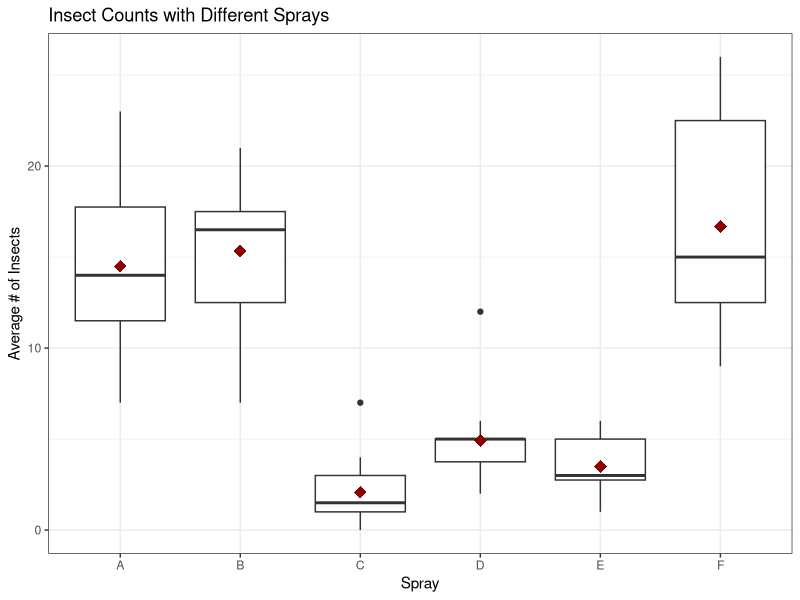
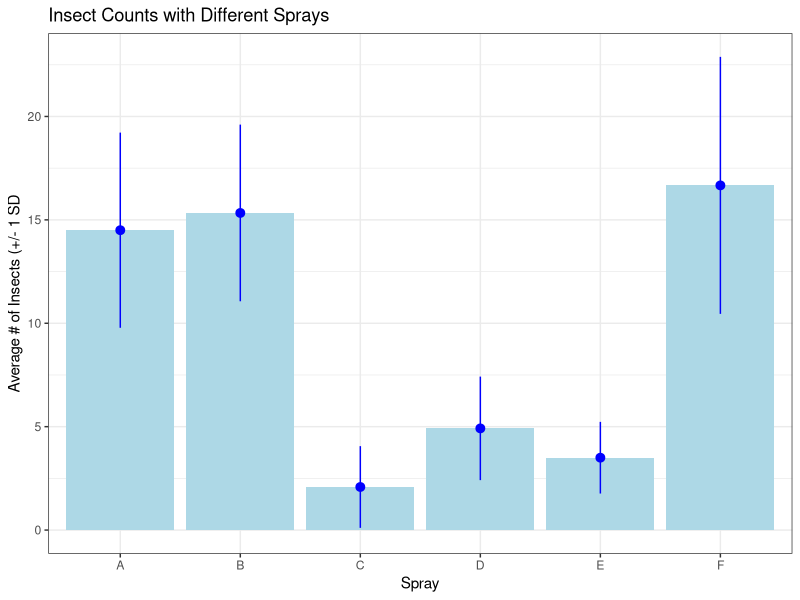

Write the R code that produced these figures, in order.
############  R set-up
options (digits = 2)
library (ggplot2)


############  get the data
data (InsectSprays)  # R has built in datasets that are good for examples
? InsectSprays
# RQ: Does the type of insect spray used affect the count of insects?


############  descriptive statistics
summary(InsectSprays)
tapply (InsectSprays$count, InsectSprays$spray, mean)
tapply (InsectSprays$count, InsectSprays$spray, sd)
tapply (InsectSprays$count, InsectSprays$spray, length)



############  graphs
# boxplot (showing variation in values) and mean
# categorical IV with quantitative DV
ggplot (InsectSprays[!is.na(InsectSprays$spray) & !is.na(InsectSprays$count),], 
        aes(x = spray, y = count)) + 
  geom_boxplot() +
  stat_summary(fun.y=mean, colour="darkred", geom="point", 
               shape=18, size=4) + 
  labs(x = "Spray", y = "Average # of Insects") +
  ggtitle ("Insect Counts with Different Sprays") + 
  theme_bw()



# bargraph of means  NEW: ADDED +/- 1 standard deviation ERROR BARS
# categorical IV with quantitative DV
ggplot (InsectSprays[!is.na(InsectSprays$spray) & !is.na(InsectSprays$count),]
        , aes(x = spray, y = count)) + 
  stat_summary(fun.y="mean", geom="bar", fill = "lightblue") +
  stat_summary(fun.y = mean,
               fun.ymin = function(x) mean(x) - sd(x), 
               fun.ymax = function(x) mean(x) + sd(x), 
               geom = "pointrange",
               color = "blue") +
  labs(x = "Spray", y = "Average # of Insects (+/- 1 SD") +
  ggtitle ("Insect Counts with Different Sprays") + 
  theme_bw()





############ one-way ANOVA
# unless you have sample sizes that are very small and have other violations, 
#  fairly robust against violations of normality

# first, check homogeneity of variance assumption
   # null hypothesis here is variances are all equal
   # WANT TO RETAIN THE NULL HYPOTHESIS!!! ... good to go if NOT SIGNIFICANT

bartlett.test(count ~ spray, data=InsectSprays)  
        # OUTPUT:
        # Bartlett test of homogeneity of variances
        # 
        # data:  count by spray
        # Bartlett's K-squared = 26, df = 5, p-value = 9.085e-05

  # Interpretation: VIOLATED homogeneity of variance assumption.
  # aov function may not be the best option for an ANOVA (other functions exist)
# HERE THOUGH, I've chosen to proceed DESPITE having violated the assumption!
#   ... that is NOT how you should proceed with your analyses




aov.out <- aov(count ~ spray, data=InsectSprays)
summary(aov.out)

        # OUTPUT:
        #               Df Sum Sq Mean Sq F value Pr(>F)    
        #   spray        5   2669     534    34.7 <2e-16 ***
        #   Residuals   66   1015      15                   
        # ---
        #   Signif. codes:  0 '***' 0.001 '**' 0.01 '*' 0.05 '.' 0.1 ' ' 1
  # Interpretation: There are significant differences among the different samples,
  #                 field units, F(5,66) = 34.7, p < .001.




TukeyHSD (aov.out)  # find out which groups are different from each other
        # OUTPUT:        
        # Tukey multiple comparisons of means
        # 95% family-wise confidence level
        # 
        # Fit: aov(formula = count ~ spray, data = InsectSprays)
        # 
        # $spray
        #       diff   lwr  upr p adj
        # B-A   0.83  -3.9  5.5  1.00
        # C-A -12.42 -17.1 -7.7  0.00
        # D-A  -9.58 -14.3 -4.9  0.00
        # E-A -11.00 -15.7 -6.3  0.00
        # F-A   2.17  -2.5  6.9  0.75
        # C-B -13.25 -17.9 -8.6  0.00
        # D-B -10.42 -15.1 -5.7  0.00
        # E-B -11.83 -16.5 -7.1  0.00
        # F-B   1.33  -3.4  6.0  0.96
        # D-C   2.83  -1.9  7.5  0.49
        # E-C   1.42  -3.3  6.1  0.95
        # F-C  14.58   9.9 19.3  0.00
        # E-D  -1.42  -6.1  3.3  0.95
        # F-D  11.75   7.1 16.4  0.00
        # F-E  13.17   8.5 17.9  0.00
    # Interpretation: The count of insects in Groups A, B, and F were each significantly different 
    #                 from that of Groups C, D, and E (Tukey's HSD, p < .001), but Groups A, B, and 
    #                 F did not differ from one another (p > .05).  {This would be accompanied by 
    #                 a graph or table showing means and SD. With only a few groups, those numbers
    #                 could be reported in the text.}
    # the reported p values are already adjusted to control for multiple comparisons




###### Interactions and Moderation
# first, add a third variable

InsectSprays$thirdVar <- sample(1:2,72, replace = TRUE)
     # puts in a randomly selected whole number in range 1-2, 72 times
InsectSprays$thirdVar <- factor(InsectSprays$thirdVar, levels = c(1,2), labels = c("Group A", "Group B"))
summary(InsectSprays)
# YOUR ACTUAL VALUES WILL DIFFER BECAUSE IT IS A RANDOM SAMPLE!!

##### subsetting approach:
aovA.out <- aov(count ~ spray, data=InsectSprays[InsectSprays$thirdVar == "Group A",])
aovB.out <- aov(count ~ spray, data=InsectSprays[InsectSprays$thirdVar == "Group B",])

summary(aovA.out)
summary(aovB.out)
# look at means to see if the direction of the effects (and strength) is the same (same = no moderation) to interpret
# same or different significant levels




##### 'by' approach:
# by(title_of_dataset, title_of_dataset$ThirdVariable, function(x)
#   list(aov(QuantitativeResponse ~ CategoricalExplanatory, data=x),
#        summary(aov(Quantitative Response~ CategoricalExplanatory,
#                    data=x))))

by(InsectSprays, InsectSprays$thirdVar, function(x)
  summary(aov(count ~ spray, data = x)))

# here I ask it for the ANOVA table and TukeyHSD posthoc tests for each level of gender
by(InsectSprays, InsectSprays$thirdVar, function(x)
  list(summary(aov(count ~ spray, data = x)),
       TukeyHSD(aov(count ~ spray, data = x))))




# statistically correct approach of interaction (for those of you who already know this concept)
# This lets us answer more questions about the relationships among these three variables.
# ***we will get to this later in the course***
aovInt.out <- aov(count ~ spray * thirdVar, data=InsectSprays)
summary(aovInt.out)

# spray:thirdVar is the interaction effect ... if this is significant, then
#   do follow-up tests (one-way ANOVA simple effects analyses (control alpha) and/or pairwise comparisons (control alpha))
# you know if spray has a significant main effect or not.  
# you also find out if there is a significant main effect of thirdVar (that is, does thirdVar have an effect independent of spray)



